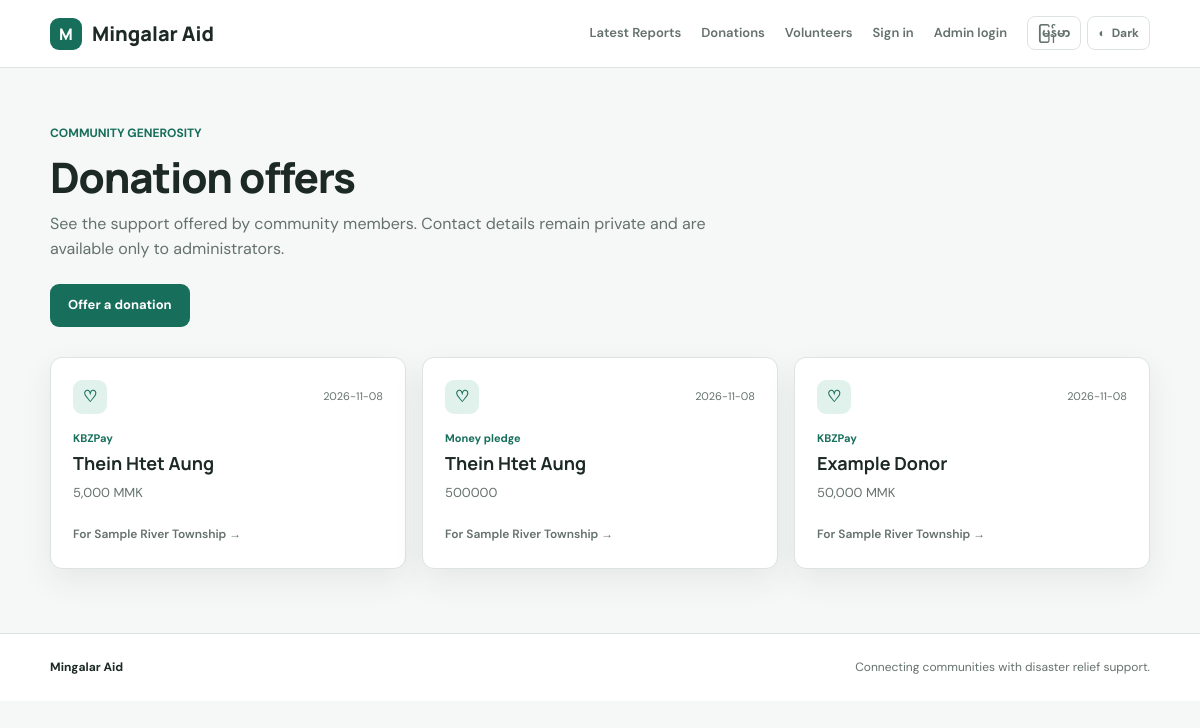
The app's page /donations, older data.
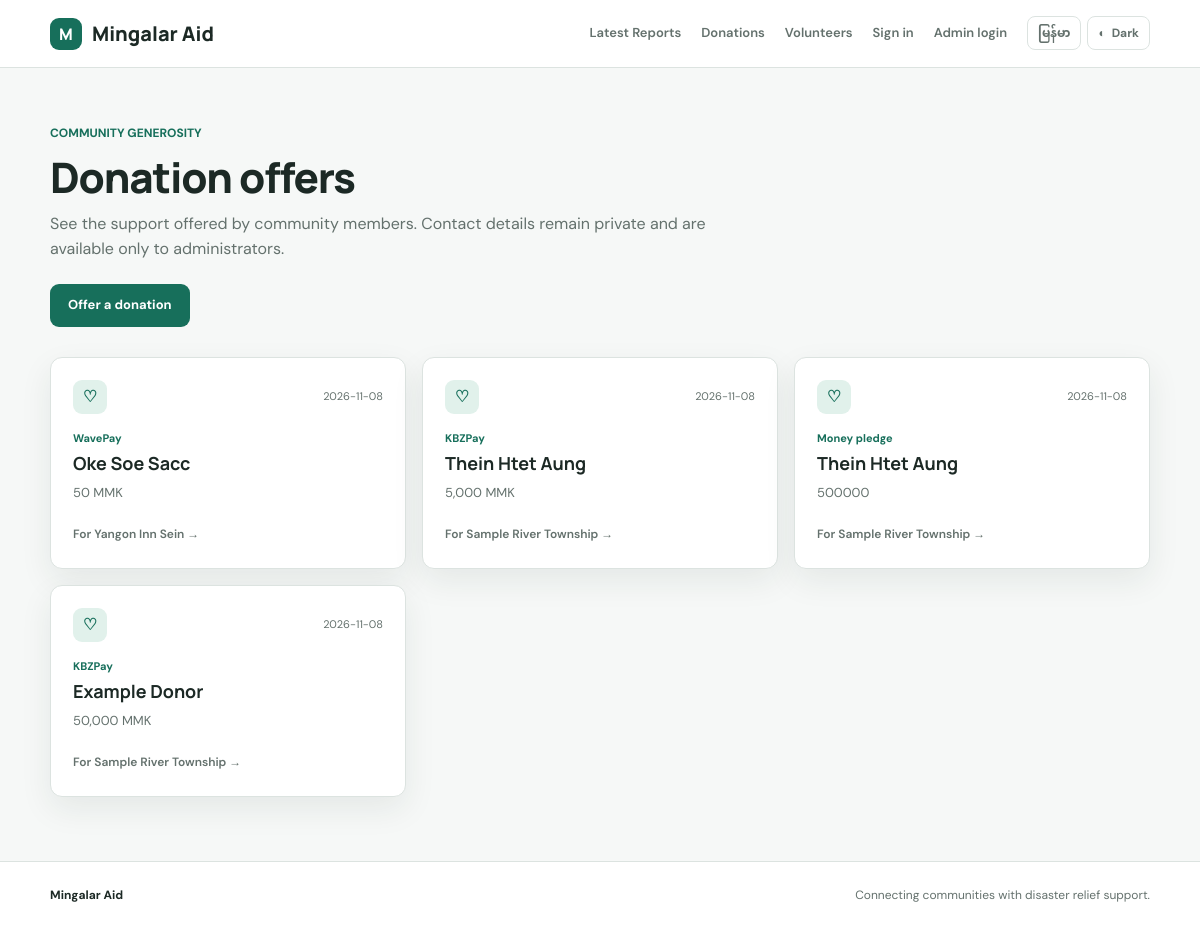
The same page, newer data.
### tables this page shows
CREATE TABLE donations (
            id INTEGER PRIMARY KEY AUTOINCREMENT,
            disaster_id INTEGER,
            donor_name TEXT NOT NULL,
            donation_type TEXT NOT NULL,
            amount_or_items TEXT NOT NULL,
            contact TEXT NOT NULL,
            created_at TEXT NOT NULL, payment_method TEXT, amount INTEGER, currency TEXT NOT NULL DEFAULT 'MMK', status TEXT NOT NULL DEFAULT 'pending',
            FOREIGN KEY(disaster_id) REFERENCES disasters(id)
        );

CREATE TABLE disasters (
            id INTEGER PRIMARY KEY AUTOINCREMENT,
            disaster_date TEXT NOT NULL,
            place TEXT NOT NULL,
            description TEXT NOT NULL,
            evidence_url TEXT,
            status TEXT NOT NULL DEFAULT 'pending',
            submitted_at TEXT NOT NULL
        );

### MingalarAid.Backend/api/public_api.py (the view)
    @app.route("/donations")
    def public_donations():
        return render_template("donations.html", donations=donation_service.list_public())

### MingalarAid.Backend/dataaccess/database.py (called while the page is built)
def get_connection():
    DATABASE_PATH.parent.mkdir(parents=True, exist_ok=True)
    connection = sqlite3.connect(DATABASE_PATH)
    connection.row_factory = sqlite3.Row
    return connection

### MingalarAid.Backend/dataaccess/donation_repository.py (called while the page is built)
def list_public():
    with get_connection() as db:
        return db.execute(
            """SELECT donations.donor_name, donations.donation_type,
                      donations.amount_or_items, donations.payment_method,
                      donations.amount, donations.currency, donations.created_at,
                      disasters.id AS disaster_id, disasters.place AS disaster_place
               FROM donations
               LEFT JOIN disasters ON disasters.id = donations.disaster_id
               WHERE donations.status = 'approved'
                 AND (donations.disaster_id IS NULL OR disasters.status = 'approved')
               ORDER BY donations.created_at DESC, donations.id DESC"""
        ).fetchall()

### MingalarAid.Backend/service/donation_service.py (called while the page is built)
def list_public():
    return donation_repository.list_public()

### MingalarAid.Frontend/templates/donations.html (shortened to what this page needs)
{% extends "base.html" %}
{% block content %}
<div class="page-heading list-heading">
  <p class="eyebrow">COMMUNITY GENEROSITY</p>
  <h1>Donation offers</h1>
  <p>See the support offered by community members. Contact details remain private and are available only to administrators.</p>
  <a class="button primary" href="{{ url_for('donate') }}">Offer a donation</a>
</div>
{% if donations %}
<div class="support-grid">
  {% for donation in donations %}
  <article class="support-card">
    <div class="support-card-top"><span class="support-icon" aria-hidden="true">♡</span><span class="date">{{ donation.created_at[:10] }}</span></div>
    <p class="support-type">{{ donation.payment_method or donation.donation_type }}</p>
    <h2>{{ donation.donor_name }}</h2>
    <p class="support-detail">{% if donation.amount %}{{ "{:,}".format(donation.amount) }} {{ donation.currency or "MMK" }}{% else %}{{ donation.amount_or_items }}{% endif %}</p>
    {% if donation.disaster_id %}<a class="support-target text-link" href="{{ url_for('disaster_detail', disaster_id=donation.disaster_id) }}">For {{ donation.disaster_place }} →</a>{% else %}<span class="support-target">General relief support</span>{% endif %}
  </article>
  {% endfor %}
</div>
{% else %}
<div class="empty-state"><div class="empty-icon">♡</div><h3>No donation offers yet</h3><p>Be the first community member to offer support.</p><a class="button primary" href="{{ url_for('donate') }}">Offer a donation</a></div>
{% endif %}
{% endblock %}

Row changes from the older to the newer data that the page shows:
added donations: created_at "2026-11-08", payment_method "WavePay", donor_name "Oke Soe Sacc", amount "50", currency "MMK", disaster_place "Yangon Inn Sein"
